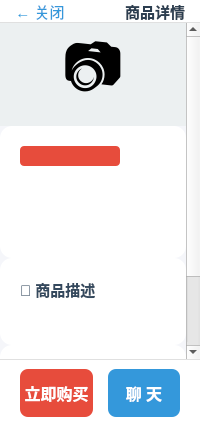
<?xml version="1.0" encoding="UTF-8"?>
<ui version="4.0">
 <class>ProductDetailDialog</class>
 <widget class="QDialog" name="ProductDetailDialog">
  <property name="windowTitle">
   <string>商品详情</string>
  </property>
  <property name="styleSheet">
   <string notr="true">QDialog { background-color: #f5f6fa; }</string>
  </property>
  <layout class="QVBoxLayout" name="mainLayout">
   <property name="spacing">
    <number>0</number>
   </property>
   <property name="leftMargin">
    <number>0</number>
   </property>
   <property name="topMargin">
    <number>0</number>
   </property>
   <property name="rightMargin">
    <number>0</number>
   </property>
   <property name="bottomMargin">
    <number>0</number>
   </property>
   <item>
    <widget class="QWidget" name="header" native="true">
     <property name="fixedHeight">
      <number>50</number>
     </property>
     <property name="styleSheet">
      <string notr="true">background-color: #ffffff; border-bottom: 1px solid #e0e0e0;</string>
     </property>
     <layout class="QHBoxLayout" name="headerLayout">
      <property name="spacing">
       <number>0</number>
      </property>
      <property name="leftMargin">
       <number>15</number>
      </property>
      <property name="topMargin">
       <number>0</number>
      </property>
      <property name="rightMargin">
       <number>15</number>
      </property>
      <property name="bottomMargin">
       <number>0</number>
      </property>
      <item>
       <widget class="QPushButton" name="closeBtn">
        <property name="cursor">
         <cursorShape>PointingHandCursor</cursorShape>
        </property>
        <property name="text">
         <string>← 关闭</string>
        </property>
        <property name="styleSheet">
         <string notr="true">QPushButton { background: transparent; border: none; font-size: 15px; color: #3498db; }
QPushButton:hover { color: #2980b9; }</string>
        </property>
       </widget>
      </item>
      <item>
       <spacer>
        <property name="orientation">
         <enum>Qt::Orientation::Horizontal</enum>
        </property>
        <property name="sizeHint" stdset="0">
         <size>
          <width>0</width>
          <height>0</height>
         </size>
        </property>
       </spacer>
      </item>
      <item>
       <widget class="QLabel" name="titleLbl">
        <property name="text">
         <string>商品详情</string>
        </property>
        <property name="alignment">
         <set>Qt::AlignmentFlag::AlignCenter</set>
        </property>
        <property name="styleSheet">
         <string notr="true">color: #2c3e50; background: transparent; font-size: 15px; font-weight: bold;</string>
        </property>
       </widget>
      </item>
      <item>
       <widget class="QWidget" name="spacer" native="true">
        <property name="fixedWidth">
         <number>60</number>
        </property>
       </widget>
      </item>
     </layout>
    </widget>
   </item>
   <item>
    <widget class="QScrollArea" name="scrollArea">
     <property name="widgetResizable">
      <bool>true</bool>
     </property>
     <property name="horizontalScrollBarPolicy">
      <enum>Qt::ScrollBarPolicy::ScrollBarAlwaysOff</enum>
     </property>
     <property name="styleSheet">
      <string notr="true">QScrollArea { border: none; background: #f5f6fa; }
QScrollBar:vertical { width: 4px; }
QScrollBar::handle:vertical { background: #ccc; border-radius: 2px; }</string>
     </property>
     <widget class="QWidget" name="content">
      <property name="styleSheet">
       <string notr="true">background-color: #f5f6fa;</string>
      </property>
      <layout class="QVBoxLayout" name="contentLayout">
       <property name="spacing">
        <number>0</number>
       </property>
       <property name="leftMargin">
        <number>0</number>
       </property>
       <property name="topMargin">
        <number>0</number>
       </property>
       <property name="rightMargin">
        <number>0</number>
       </property>
       <property name="bottomMargin">
        <number>0</number>
       </property>
       <item>
        <widget class="QLabel" name="m_imageLabel">
         <property name="text">
          <string>📷</string>
         </property>
         <property name="fixedHeight">
          <number>300</number>
         </property>
         <property name="alignment">
          <set>Qt::AlignmentFlag::AlignCenter</set>
         </property>
         <property name="styleSheet">
          <string notr="true">background-color: #ecf0f1; font-size: 60px;</string>
         </property>
        </widget>
       </item>
       <item>
        <spacer>
         <property name="orientation">
          <enum>Qt::Orientation::Vertical</enum>
         </property>
         <property name="sizeHint" stdset="0">
          <size>
           <width>0</width>
           <height>12</height>
          </size>
         </property>
        </spacer>
       </item>
       <item>
        <widget class="QFrame" name="infoCard">
         <property name="styleSheet">
          <string notr="true">QFrame { background-color: #ffffff; border-radius: 12px; }</string>
         </property>
         <layout class="QVBoxLayout" name="infoLayout">
          <property name="spacing">
           <number>12</number>
          </property>
          <property name="leftMargin">
           <number>20</number>
          </property>
          <property name="topMargin">
           <number>20</number>
          </property>
          <property name="rightMargin">
           <number>20</number>
          </property>
          <property name="bottomMargin">
           <number>20</number>
          </property>
          <item>
           <widget class="QLabel" name="m_categoryLabel">
            <property name="text">
             <string/>
            </property>
            <property name="visible">
             <bool>false</bool>
            </property>
            <property name="styleSheet">
             <string notr="true">color: white; background-color: #e74c3c; border-radius: 4px; padding: 3px 10px; font-size: 12px; max-width: 80px;</string>
            </property>
           </widget>
          </item>
          <item>
           <widget class="QLabel" name="m_titleLabel">
            <property name="text">
             <string/>
            </property>
            <property name="wordWrap">
             <bool>true</bool>
            </property>
            <property name="styleSheet">
             <string notr="true">color: #2c3e50; background: transparent; font-size: 20px; font-weight: bold;</string>
            </property>
           </widget>
          </item>
          <item>
           <widget class="QLabel" name="m_priceLabel">
            <property name="text">
             <string/>
            </property>
            <property name="styleSheet">
             <string notr="true">color: #e74c3c; background: transparent; font-size: 22px; font-weight: bold;</string>
            </property>
           </widget>
          </item>
         </layout>
        </widget>
       </item>
       <item>
        <spacer>
         <property name="orientation">
          <enum>Qt::Orientation::Vertical</enum>
         </property>
         <property name="sizeHint" stdset="0">
          <size>
           <width>0</width>
           <height>12</height>
          </size>
         </property>
        </spacer>
       </item>
       <item>
        <widget class="QFrame" name="descCard">
         <property name="styleSheet">
          <string notr="true">QFrame { background-color: #ffffff; border-radius: 12px; }</string>
         </property>
         <layout class="QVBoxLayout" name="descLayout">
          <property name="spacing">
           <number>8</number>
          </property>
          <property name="leftMargin">
           <number>20</number>
          </property>
          <property name="topMargin">
           <number>20</number>
          </property>
          <property name="rightMargin">
           <number>20</number>
          </property>
          <property name="bottomMargin">
           <number>20</number>
          </property>
          <item>
           <widget class="QLabel" name="descTitle">
            <property name="text">
             <string>📝 商品描述</string>
            </property>
            <property name="styleSheet">
             <string notr="true">color: #34495e; background: transparent; font-size: 15px; font-weight: bold;</string>
            </property>
           </widget>
          </item>
          <item>
           <widget class="QLabel" name="m_descLabel">
            <property name="text">
             <string/>
            </property>
            <property name="wordWrap">
             <bool>true</bool>
            </property>
            <property name="styleSheet">
             <string notr="true">font-size: 14px; color: #555; background: transparent;</string>
            </property>
           </widget>
          </item>
         </layout>
        </widget>
       </item>
       <item>
        <spacer>
         <property name="orientation">
          <enum>Qt::Orientation::Vertical</enum>
         </property>
         <property name="sizeHint" stdset="0">
          <size>
           <width>0</width>
           <height>12</height>
          </size>
         </property>
        </spacer>
       </item>
       <item>
        <widget class="QFrame" name="sellerCard">
         <property name="styleSheet">
          <string notr="true">QFrame { background-color: #ffffff; border-radius: 12px; }</string>
         </property>
         <layout class="QVBoxLayout" name="sellerLayout">
          <property name="spacing">
           <number>8</number>
          </property>
          <property name="leftMargin">
           <number>20</number>
          </property>
          <property name="topMargin">
           <number>20</number>
          </property>
          <property name="rightMargin">
           <number>20</number>
          </property>
          <property name="bottomMargin">
           <number>20</number>
          </property>
          <item>
           <widget class="QLabel" name="sellerTitle">
            <property name="text">
             <string>👤 卖家信息</string>
            </property>
            <property name="styleSheet">
             <string notr="true">color: #34495e; background: transparent; font-size: 15px; font-weight: bold;</string>
            </property>
           </widget>
          </item>
          <item>
           <widget class="QLabel" name="m_sellerLabel">
            <property name="text">
             <string/>
            </property>
            <property name="styleSheet">
             <string notr="true">font-size: 14px; color: #2c3e50; background: transparent;</string>
            </property>
           </widget>
          </item>
          <item>
           <widget class="QLabel" name="m_addressLabel">
            <property name="text">
             <string/>
            </property>
            <property name="wordWrap">
             <bool>true</bool>
            </property>
            <property name="styleSheet">
             <string notr="true">font-size: 14px; color: #555; background: transparent;</string>
            </property>
           </widget>
          </item>
         </layout>
        </widget>
       </item>
       <item>
        <spacer>
         <property name="orientation">
          <enum>Qt::Orientation::Vertical</enum>
         </property>
         <property name="sizeHint" stdset="0">
          <size>
           <width>10</width>
           <height>0</height>
          </size>
         </property>
        </spacer>
       </item>
      </layout>
     </widget>
    </widget>
   </item>
   <item>
    <widget class="QWidget" name="m_bottomBar" native="true">
     <property name="fixedHeight">
      <number>70</number>
     </property>
     <property name="visible">
      <bool>false</bool>
     </property>
     <property name="styleSheet">
      <string notr="true">background-color: #ffffff; border-top: 1px solid #e0e0e0;</string>
     </property>
     <layout class="QHBoxLayout" name="bottomLayout">
      <property name="spacing">
       <number>15</number>
      </property>
      <property name="leftMargin">
       <number>20</number>
      </property>
      <property name="topMargin">
       <number>10</number>
      </property>
      <property name="rightMargin">
       <number>20</number>
      </property>
      <property name="bottomMargin">
       <number>10</number>
      </property>
      <item>
       <widget class="QPushButton" name="m_buyBtn">
        <property name="cursor">
         <cursorShape>PointingHandCursor</cursorShape>
        </property>
        <property name="text">
         <string>立即购买</string>
        </property>
        <property name="styleSheet">
         <string notr="true">QPushButton {
  background-color: #e74c3c; color: white; border: none;
  border-radius: 8px; font-size: 16px; font-weight: bold; min-height: 48px;
}
QPushButton:hover { background-color: #c0392b; }</string>
        </property>
       </widget>
      </item>
      <item>
       <widget class="QPushButton" name="m_chatBtn">
        <property name="cursor">
         <cursorShape>PointingHandCursor</cursorShape>
        </property>
        <property name="text">
         <string>聊 天</string>
        </property>
        <property name="styleSheet">
         <string notr="true">QPushButton {
  background-color: #3498db; color: white; border: none;
  border-radius: 8px; font-size: 16px; font-weight: bold; min-height: 48px;
}
QPushButton:hover { background-color: #2980b9; }</string>
        </property>
       </widget>
      </item>
     </layout>
    </widget>
   </item>
  </layout>
 </widget>
 <resources/>
 <connections/>
</ui>
